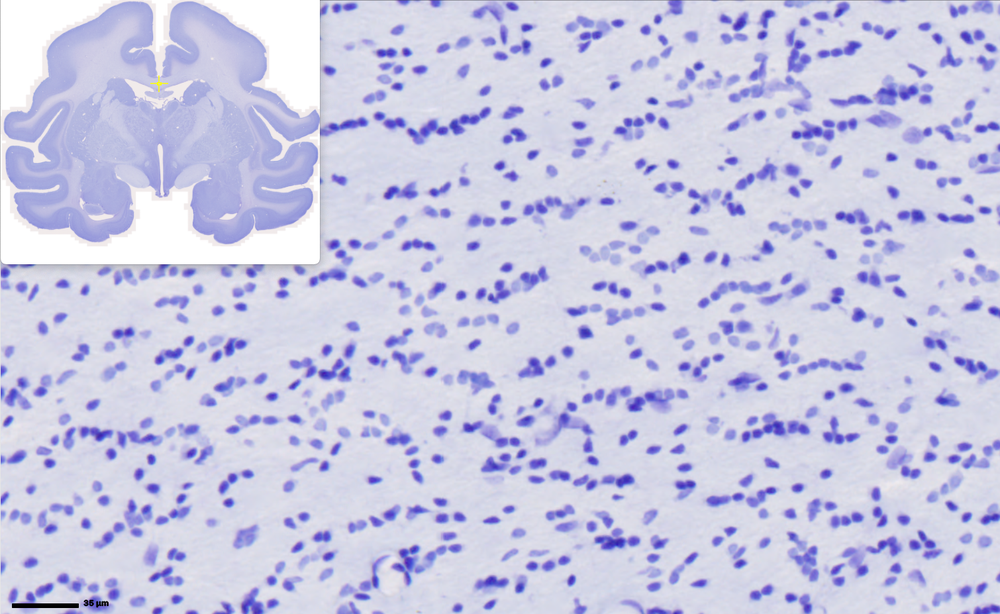
#> input picture cc.png, 1000 x 614 px, shrunk from 1510 x 927 before the run, found by its file name
$ jupyter execute --allow-errors SpotDetection.ipynb
#> lines starting #> are read from the running program, lines starting #| are printed output that depends on the picture; after the words box and inside, x2 and y2 are one past the last pixel; in counts of white or black regions, pixels touching at a corner belong together
<a href="https://colab.research.google.com/github/SricharanMohanKumar/BrainHack/blob/main/SpotDetection.ipynb" target="_parent"></a>

Convert image to gray scale

[cell 1]
import matplotlib.pyplot as plt
import matplotlib.image as mpimg
import numpy as np

# Load the PNG image
image_path = '/content/cc.png'  # Replace 'path_to_your_image.png' with the actual path
img = mpimg.imread(image_path)
#> img is the input picture: shape (614, 1000, 4) float32; mean R, G, B, A 0.785, 0.785, 0.893, 1

# Convert the image to grayscale
def rgb2gray(rgb):
    return np.dot(rgb[...,:3], [0.2989, 0.5870, 0.1140])
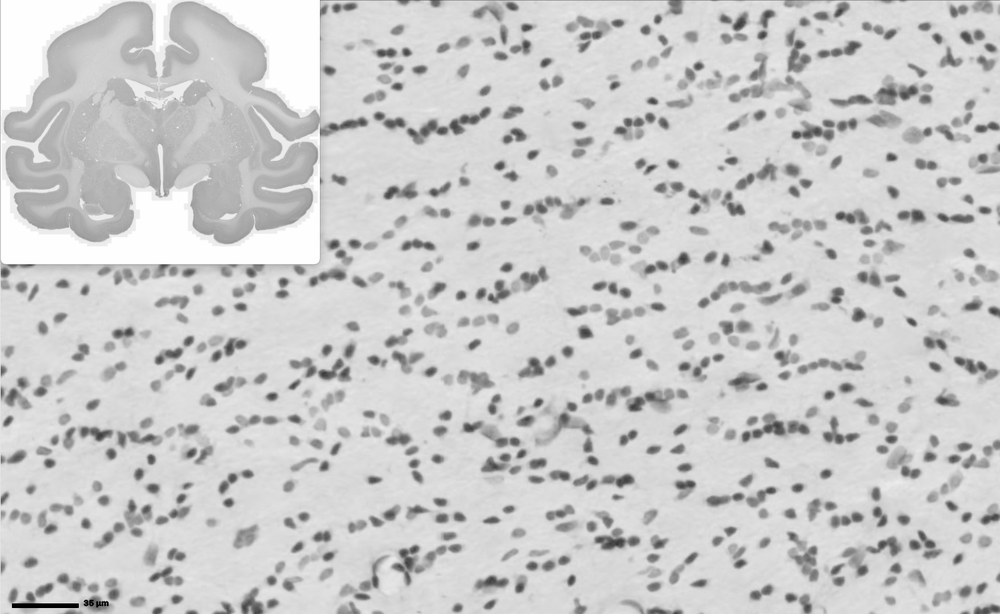
#> returned value: shape (614, 1000) float64; min 0, max 1, mean 0.798

gray_img = rgb2gray(img)

# Display the original and grayscale images
plt.figure(figsize=(10, 5))

plt.subplot(1, 2, 1)
plt.imshow(img)
plt.title('Original Image')
plt.axis('off')

plt.subplot(1, 2, 2)
plt.imshow(gray_img, cmap='gray')
plt.title('Grayscale Image')
plt.axis('off')

plt.show()
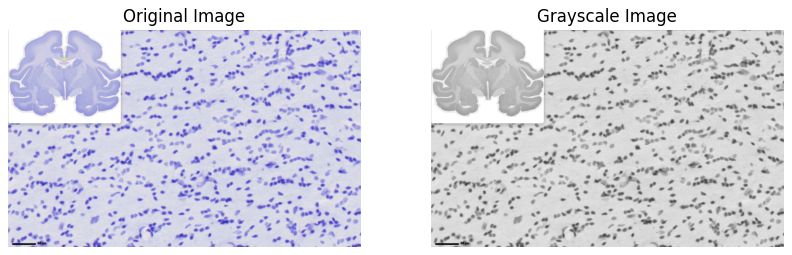
#> figure drawn by matplotlib, 2 panels

Store the converted gray scale image

[cell 2]
from PIL import Image

# Open the image
image = Image.open("/content/cc.png")

# Convert the image to grayscale
grayscale_image = image.convert("L")

# Save the grayscale image
grayscale_image.save("grayscale_image.png")

# Close the original and grayscale images
image.close()
grayscale_image.close()

Thresholding image

[cell 3]
import cv2
import numpy as np

# Read the grayscale image
image = cv2.imread('grayscale_image.png', cv2.IMREAD_GRAYSCALE)

# Set threshold value
threshold_value = 150  # You can adjust this value as per your requirement

# Apply thresholding
ret, thresholded_image = cv2.threshold(image, threshold_value, 255, cv2.THRESH_BINARY)
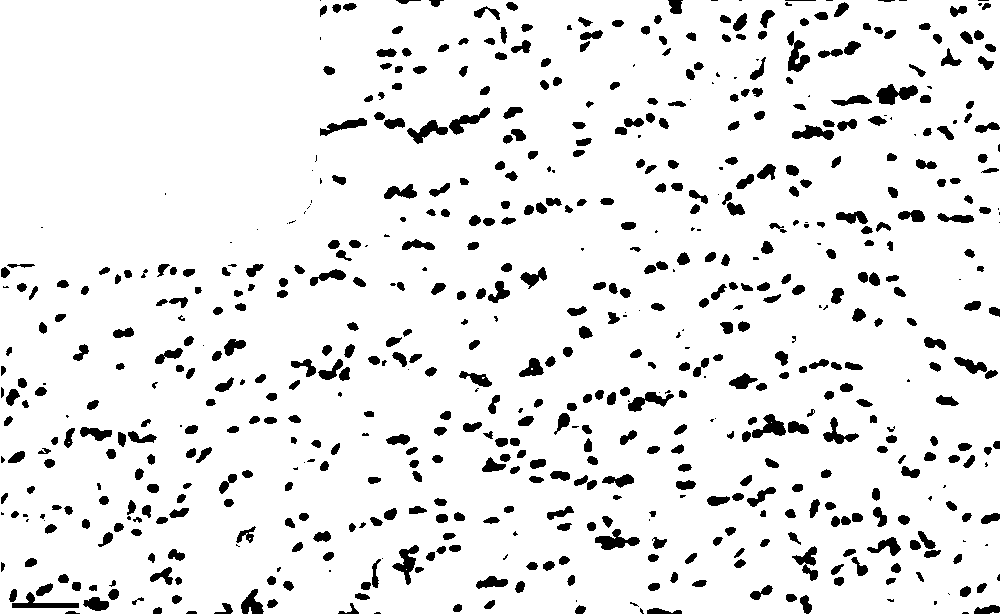
#> thresholded_image: shape (614, 1000); 91.6% white; 656 black regions (118 under 20 px)
#> ret = 150
cv2.imwrite('thresholded_image.png', thresholded_image)

plt.imshow(thresholded_image, cmap='gray')
plt.title('Grayscale Image')
plt.axis('off')

[cell 4]
# Find contours
contours, _ = cv2.findContours(thresholded_image, cv2.RETR_EXTERNAL, cv2.CHAIN_APPROX_SIMPLE)
#> contours = 3 contours, 2 with area under 20; largest, box (x1, y1, x2, y2) and area: (0, 0, 1000, 614) 610201

# Iterate through each contour
for contour in contours:
    # Calculate the area of the contour
    area = cv2.contourArea(contour)

    # If the area is small, ignore it (remove noise)
    if area < 10:
        continue

    # Get the bounding box coordinates
    x, y, w, h = cv2.boundingRect(contour)

    # Draw a rectangle around the contour
    cv2.rectangle(image, (x, y), (x + w, y + h), (0, 255, 0), 1)
#> this loop made 3 passes
#> (area, x, y, w, h) on pass 3: (610201, 0, 0, 1000, 614)
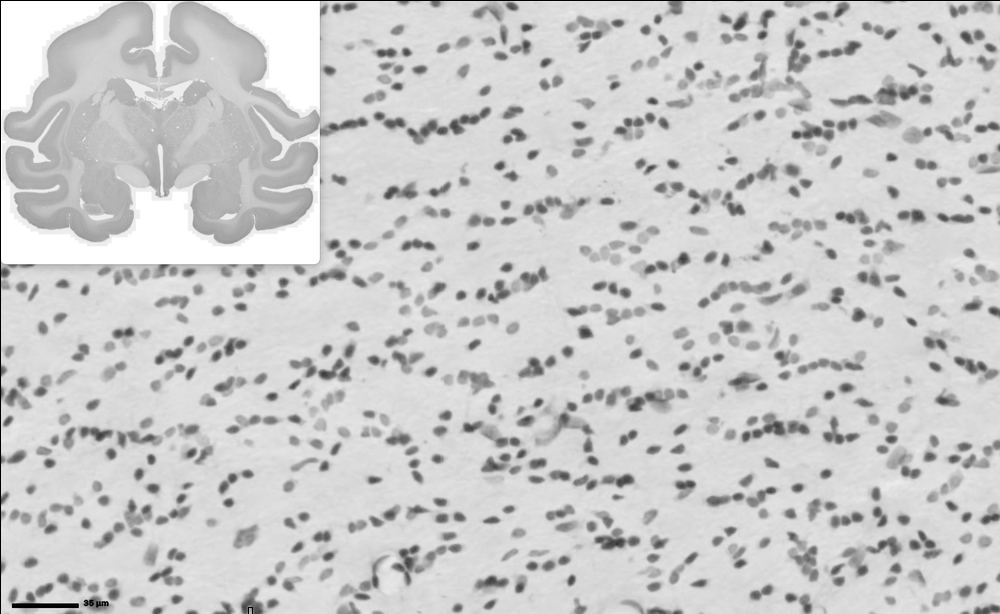
#> image: shape (614, 1000); min 0, max 255, mean 203

# Display the result
plt.imshow(image, cmap='gray')

[cell 5]
import cv2

# Load the image
image = cv2.imread('thresholded_image.png')
#> image: shape (614, 1000, 3); 91.6% white; 656 black regions (118 under 20 px), largest, box (x1, y1, x2, y2) and area: (876, 84, 918, 105) 500, (595, 529, 640, 550) 461, (787, 31, 810, 72) 452
# Convert the image to grayscale
gray = cv2.cvtColor(image, cv2.COLOR_BGR2GRAY)
# Apply thresholding
_, thresh = cv2.threshold(gray, 150, 255, cv2.THRESH_BINARY_INV + cv2.THRESH_OTSU)
#> thresh: shape (614, 1000); 8.4% white; 656 white regions (118 under 20 px)

# Find contours
contours, _ = cv2.findContours(thresh, cv2.RETR_EXTERNAL, cv2.CHAIN_APPROX_SIMPLE)
#> contours = 656 contours, 138 with area under 20; largest, box (x1, y1, x2, y2) and area: (876, 84, 918, 105) 445, (595, 529, 640, 550) 400, (787, 31, 810, 72) 381, (392, 545, 419, 585) 369, (752, 414, 786, 438) 360

# Count the number of detected blobs
num_blobs = len(contours)
#> num_blobs = 656

# Iterate through each contour
for contour in contours:
    # Calculate the area of the contour
    area = cv2.contourArea(contour)

    # If the area is small, ignore it (remove noise)
    if area < 10:
        continue

    # Get the bounding box coordinates
    x, y, w, h = cv2.boundingRect(contour)

    # Draw a rectangle around the contour
    cv2.rectangle(image, (x, y), (x + w, y + h), (0, 255, 0), 1)
#> this loop made 656 passes
#> (area, x, y, w, h) on passes 5, 7, 8: (102.5, 647, 608, 35, 6), (39.5, 153, 607, 9, 7), (141.5, 974, 605, 26, 9)
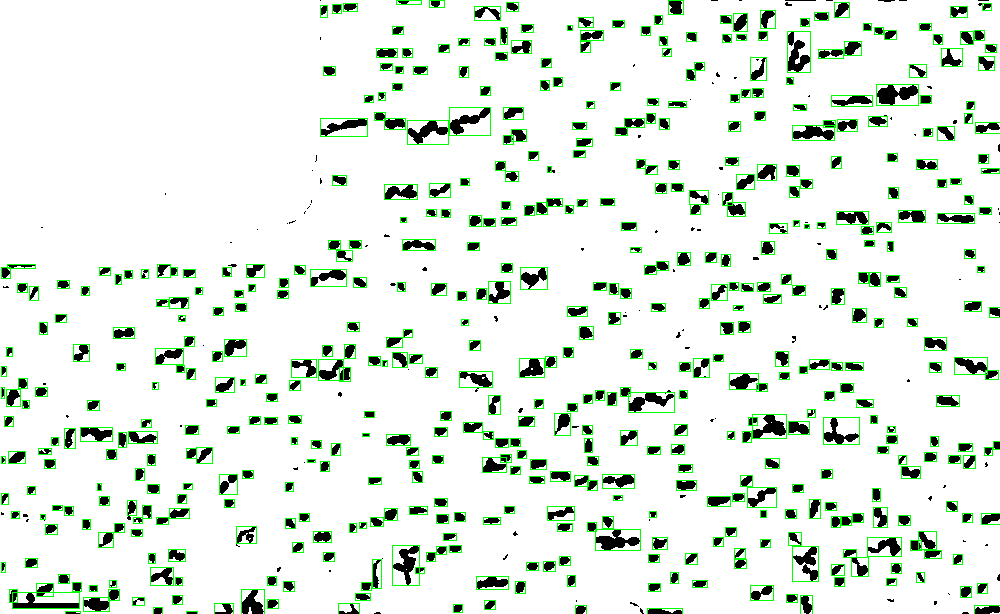
#> image: shape (614, 1000, 3); mean B, G, R 224.8, 235.3, 224.8

print(num_blobs)
#| 656
plt.imshow(image, cmap='gray')

[cell 6]
histogram = cv2.calcHist([gray], [0], None, [256], [0, 256])
#> histogram = 256 values, max 562431 at index 255, min 0 at index 1, mean 2398.4
plt.plot(histogram, color='black')
plt.xlabel('Pixel Intensity')
plt.ylabel('Frequency')
plt.title('Histogram of Thresholded Image')

# Display the result
plt.show()
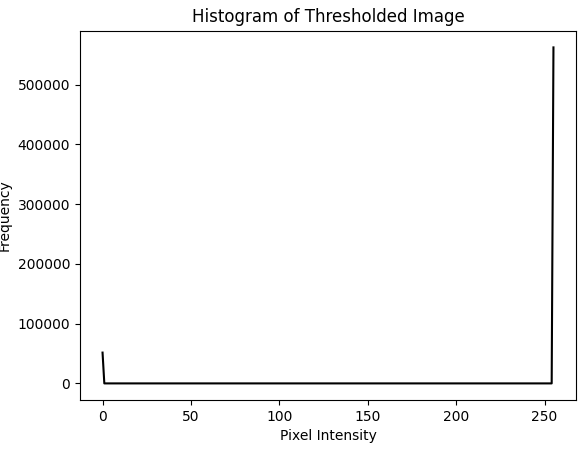
#> figure drawn by matplotlib, 1 panel; curve peaks at x = 255, y = 562431

[cell 7]
# Iterate through each contour
for contour in contours:
    # Calculate the area of the contour
    area = cv2.contourArea(contour)

    # If the area is small, ignore it (remove noise)
    if area < 10:
        continue

    # Get the bounding box coordinates
    x, y, w, h = cv2.boundingRect(contour)

    # Draw a rectangle around the contour
    cv2.rectangle(image, (x, y), (x + w, y + h), (0, 255, 0), 1)

    # Write measurements on the image
    cv2.putText(image, f'W: {w}', (x, y - 20), cv2.FONT_HERSHEY_SIMPLEX, 0.5, (255, 255, 255), 1)
    cv2.putText(image, f'H: {h}', (x, y - 5), cv2.FONT_HERSHEY_SIMPLEX, 0.5, (255, 255, 255), 1)
    cv2.putText(image, f'A: {area}', (x, y + h + 15), cv2.FONT_HERSHEY_SIMPLEX, 0.5, (255, 255, 255), 1)
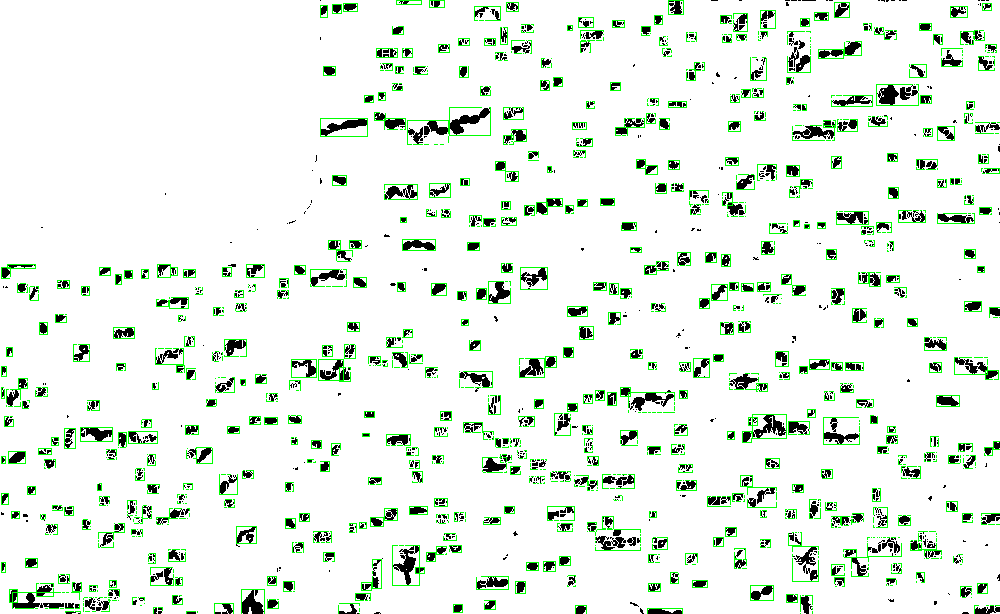
#> image: shape (614, 1000, 3); 1.86% of pixels changed, all inside (x1, y1, x2, y2) = (2, 0, 1000, 614)

# Display the result
plt.imshow(image, cmap='gray')

[cell 8]
# loop through ROIs to get cell body segmentation masks (binary images)

ROIs = ['putamen', 'caudate', 'gpi', 'gpe', 'lth', 'mth','cc','cortex']

#> (the rest of this cell did not finish here and is left out)

[cell 9]
# get ratio
ROIs = ['putamen', 'caudate', 'gpi', 'gpe', 'lth', 'mth','cc','cortex']
#> ROIs = ['putamen', 'caudate', 'gpi', 'gpe', 'lth', 'mth', 'cc', 'cortex']
#> `binary_image_name = './' + roiname + '_binary.png'`: binary_image_name = './putamen_binary.png'

#> (the rest of this cell did not finish here and is left out)
